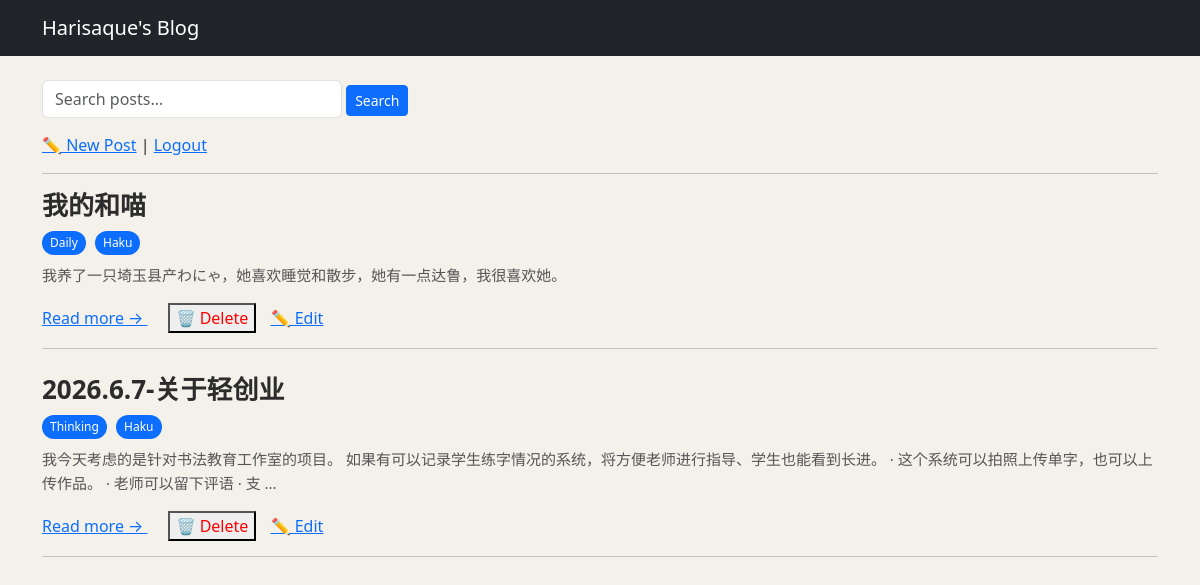
The page / (signed in) on the database its author committed.
### models.py (models this page shows)
class Post(Base):
    __tablename__ = "posts"
    id: Mapped[int] = mapped_column(primary_key=True, index=True)
    title: Mapped[str] = mapped_column(nullable=False)
    content: Mapped[str] = mapped_column(nullable=False)
    tags: Mapped[str] = mapped_column(default="", nullable=False)

### main.py (the view)
@app.get("/")
def homepage(request: Request, db: Session = Depends(get_db)):
    posts = db.query(models.Post).all()
    return templates.TemplateResponse(
        request=request,
        name="index.html",
        context={
            "posts": posts,
            "is_admin": request.session.get("is_admin", False)
        }
    )

### templates/index.html (shortened to what this page needs)
{% extends "base.html" %}
{% block content %}
<form action="/search" method="get" style="margin-bottom: 15px;">
    <input type="text" name="q" placeholder="Search posts..." class="form-control" style="max-width: 300px; display:inline-block;">
    <button type="submit" class="btn btn-primary btn-sm">Search</button>
</form>
{% if is_admin %}
    <a href="/posts/create">✏️ New Post</a> |
    <a href="/logout">Logout</a>
{% else %}
    <a href="/login">Admin Login</a>
{% endif %}
<hr>
{% for post in posts %}
    <div style="margin-bottom: 25px;">
        <h2 style="font-size: 26px; font-weight: 600; margin-bottom: 8px;">
            {{ post.title }}
        </h2>
        {% if post.tags %}
            <div style="margin-bottom: 8px;">
                {% for tag in post.tags.split(',') %}
                    <a href="/tag/{{ tag.strip() }}"
                       style="
                           display:inline-block;
                           padding:3px 8px;
                           margin-right:5px;
                           font-size:12px;
                           background:#0d6efd;
                           color:white;
                           border-radius:12px;
                           text-decoration:none;
                       ">
                        {{ tag.strip() }}
                    </a>
                {% endfor %}
            </div>
        {% endif %}
        <p style="color:#555; font-size:15px; line-height:1.6;">
            {{ post.content[:100] }}
            {% if post.content|length > 100 %}...{% endif %}
        </p>
        <a href="/posts/{{ post.id }}" style="margin-right:10px;">
            Read more →
        </a>
        {% if is_admin %}
            <button onclick="deletePost({{ post.id }})"
                    style="margin-left:10px; color:red;">
                🗑️ Delete
            </button>
            <a href="/posts/{{ post.id }}/edit" style="margin-left:10px;">
                ✏️ Edit
            </a>
        {% endif %}
        <hr style="margin-top:15px;">
    </div>
{% endfor %}
{% endblock %}

### static/style.css (style rules this page uses)
body { background: #f4f1ea; color: #2c2c2c; }

### rows shown on the page
Post: title "我的和喵", strip "Daily" "Haku", content "我养了一只埼玉县产わにゃ，她喜欢睡觉和散步，她有一点达鲁，我很喜欢她。"
Post: title "2026.6.7-关于轻创业", strip "Thinking" "Haku", content "我今天考虑的是针对书法教育工作室的项目。 如果有可以记录学生练字情况的系统，将方便老师进行指导、学生也能看到长进。 · 这个系统可以拍照上传单字，也可以上传作品。 · 老师可以留下评语 · 支"
